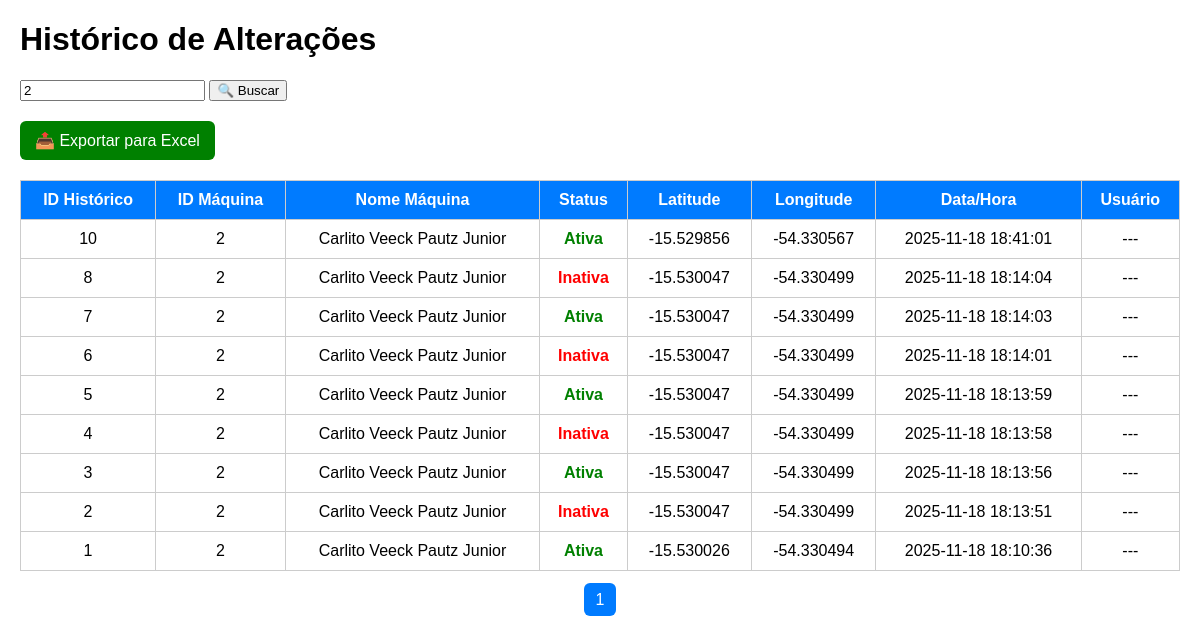
The page /historico.php?filtroId=2 (signed in) on the database its author committed.
### tables this page shows
CREATE TABLE `historico_status` (
  `id` int(11) NOT NULL,
  `maquina_id` int(11) NOT NULL,
  `status_novo` tinyint(1) NOT NULL,
  `latitude` varchar(50) DEFAULT NULL,
  `longitude` varchar(50) DEFAULT NULL,
  `alterado_em` timestamp NULL DEFAULT current_timestamp(),
  `usuario` varchar(50) DEFAULT NULL
);

CREATE TABLE `maquinas` (
  `id` int(11) NOT NULL,
  `nome` varchar(100) DEFAULT NULL,
  `latitude` decimal(9,6) DEFAULT NULL,
  `longitude` decimal(9,6) DEFAULT NULL,
  `foto_url` varchar(255) DEFAULT NULL,
  `descricao` text DEFAULT NULL,
  `status` tinyint(4) DEFAULT NULL,
  `usuario` varchar(50) DEFAULT NULL
);

### historico.php (the view, shortened to what this page needs)
<?php
$conn = new mysqli("localhost", "u839226731_cztuap", "Meu6595869Trator", "u839226731_meutrator");
$conn->set_charset("utf8mb4");
$filtroId = isset($_GET['filtroId']) ? intval($_GET['filtroId']) : null;
$registrosPorPagina = 15;
$paginaAtual = isset($_GET['pagina']) ? max(1, intval($_GET['pagina'])) : 1;
$offset = ($paginaAtual - 1) * $registrosPorPagina;
if ($filtroId) {
    $stmtCount = $conn->prepare("SELECT COUNT(*) as total FROM historico_status WHERE maquina_id = ?");
    $stmtCount->bind_param("i", $filtroId);
} else {
    $stmtCount = $conn->prepare("SELECT COUNT(*) as total FROM historico_status");
}
$stmtCount->execute();
$totalRegistros = $stmtCount->get_result()->fetch_assoc()['total'];
$totalPaginas = max(1, ceil($totalRegistros / $registrosPorPagina));
if ($filtroId) {
    $stmt = $conn->prepare("SELECT h.id, h.maquina_id, m.nome, h.status_novo, h.latitude, h.longitude, h.alterado_em, h.usuario
                            FROM historico_status h
                            LEFT JOIN maquinas m ON h.maquina_id = m.id
                            WHERE h.maquina_id = ?
                            ORDER BY h.alterado_em DESC
                            LIMIT ?, ?");
    $stmt->bind_param("iii", $filtroId, $offset, $registrosPorPagina);
}
$stmt->execute();
$result = $stmt->get_result();
$historico = $result->fetch_all(MYSQLI_ASSOC);
?>
<!DOCTYPE html>
<html lang="pt-BR">
<head>
</head>
<body>
<h1>Histórico de Alterações</h1>
<form method="GET" action="">
    <input type="number" name="filtroId" placeholder="Filtrar por ID da máquina" value="<?= htmlspecialchars($filtroId ?? '') ?>">
    <button type="submit">🔍 Buscar</button>
</form>
<a class="export-btn" href="?export=1<?= $filtroId ? "&filtroId=$filtroId" : "" ?>">📤 Exportar para Excel</a>
<table>
    <tr>
        <th>ID Histórico</th>
        <th>ID Máquina</th>
        <th>Nome Máquina</th>
        <th>Status</th>
        <th>Latitude</th>
        <th>Longitude</th>
        <th>Data/Hora</th>
        <th>Usuário</th>
    </tr>
    <?php foreach($historico as $h): ?>
    <tr>
        <td><?= $h['id'] ?></td>
        <td><?= $h['maquina_id'] ?></td>
        <td><?= htmlspecialchars($h['nome'] ?? '---') ?></td>
        <td>
            <?php if ($h['status_novo'] == 1): ?>
                <span class="ativa">Ativa</span>
            <?php else: ?>
                <span class="inativa">Inativa</span>
            <?php endif; ?>
        </td>
        <td><?= $h['latitude'] ?></td>
        <td><?= $h['longitude'] ?></td>
        <td><?= $h['alterado_em'] ?></td>
        <td><?= htmlspecialchars($h['usuario'] ?? '---') ?></td>
    </tr>
    <?php endforeach; ?>
</table>
<div class="paginacao">
    <?php for($i=1; $i <= $totalPaginas; $i++): ?>
        <a href="?pagina=<?= $i ?><?= $filtroId ? "&filtroId=$filtroId" : "" ?>">
            <?= $i ?>
        </a>
    <?php endfor; ?>
</div>
</body>
</html>

### historico.php (style rules this page uses)
body { font-family: Arial; margin:20px; }
table { width:100%; border-collapse:collapse; margin-top:20px; }
th, td { border:1px solid #ccc; padding:10px; text-align:center; }
th { background:#007BFF; color:#fff; }
.ativa { color:green; font-weight:bold; }
.inativa { color:red; font-weight:bold; }
.paginacao { margin-top:20px; text-align:center; }
.paginacao a { margin:0 5px; padding:8px 12px; background:#007BFF; color:#fff; text-decoration:none; border-radius:6px; }
.export-btn { margin-top:20px; display:inline-block; padding:10px 15px; background:green; color:#fff; text-decoration:none; border-radius:6px; }

### rows shown on the page
historico_status: id "10", maquina "2", maquina.nome "Carlito Veeck Pautz Junior", status_novo "Ativa", latitude "-15.529856", longitude "-54.330567", alterado_em "2025-11-18 18:41:01", usuario "---"
historico_status: id "8", maquina "2", maquina.nome "Carlito Veeck Pautz Junior", status_novo "Inativa", latitude "-15.530047", longitude "-54.330499", alterado_em "2025-11-18 18:14:04", usuario "---"
historico_status: id "7", maquina "2", maquina.nome "Carlito Veeck Pautz Junior", status_novo "Ativa", latitude "-15.530047", longitude "-54.330499", alterado_em "2025-11-18 18:14:03", usuario "---"
historico_status: id "6", maquina "2", maquina.nome "Carlito Veeck Pautz Junior", status_novo "Inativa", latitude "-15.530047", longitude "-54.330499", alterado_em "2025-11-18 18:14:01", usuario "---"
historico_status: id "5", maquina "2", maquina.nome "Carlito Veeck Pautz Junior", status_novo "Ativa", latitude "-15.530047", longitude "-54.330499", alterado_em "2025-11-18 18:13:59", usuario "---"
historico_status: id "4", maquina "2", maquina.nome "Carlito Veeck Pautz Junior", status_novo "Inativa", latitude "-15.530047", longitude "-54.330499", alterado_em "2025-11-18 18:13:58", usuario "---"
historico_status: id "3", maquina "2", maquina.nome "Carlito Veeck Pautz Junior", status_novo "Ativa", latitude "-15.530047", longitude "-54.330499", alterado_em "2025-11-18 18:13:56", usuario "---"
historico_status: id "2", maquina "2", maquina.nome "Carlito Veeck Pautz Junior", status_novo "Inativa", latitude "-15.530047", longitude "-54.330499", alterado_em "2025-11-18 18:13:51", usuario "---"
historico_status: id "1", maquina "2", maquina.nome "Carlito Veeck Pautz Junior", status_novo "Ativa", latitude "-15.530026", longitude "-54.330494", alterado_em "2025-11-18 18:10:36", usuario "---"
